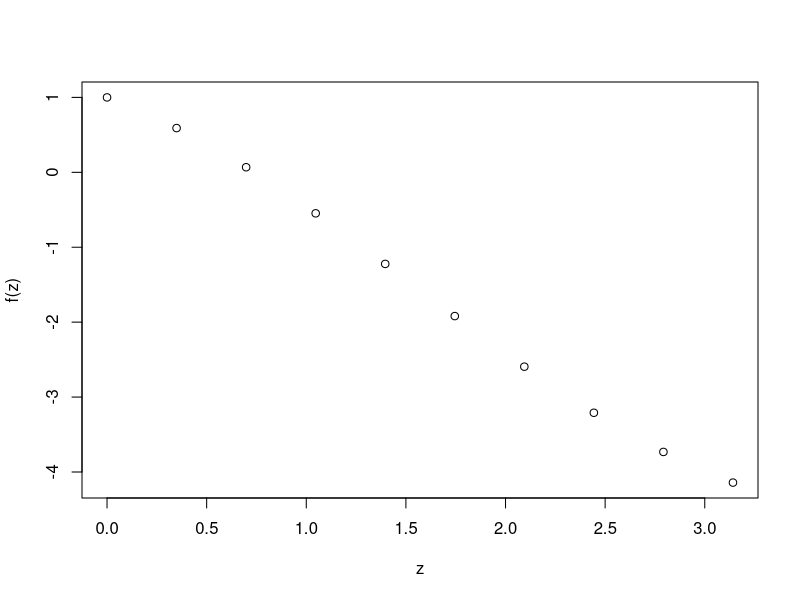
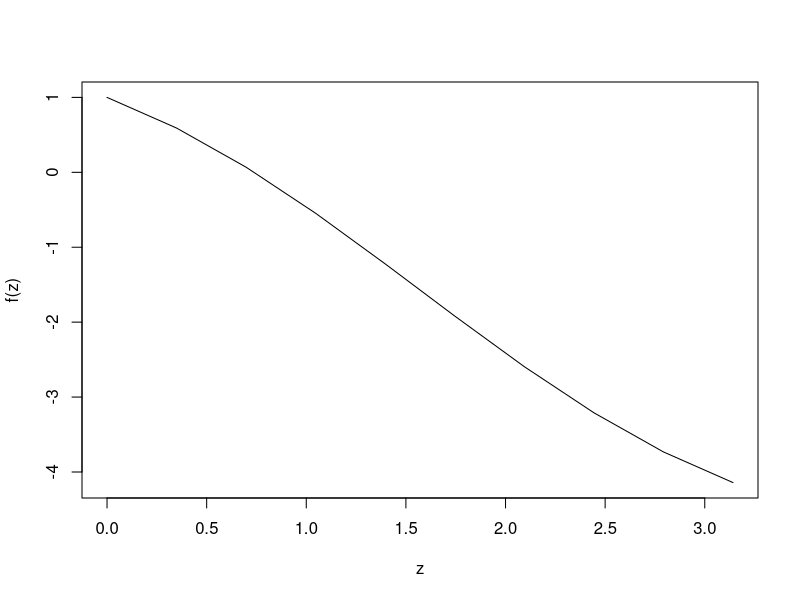
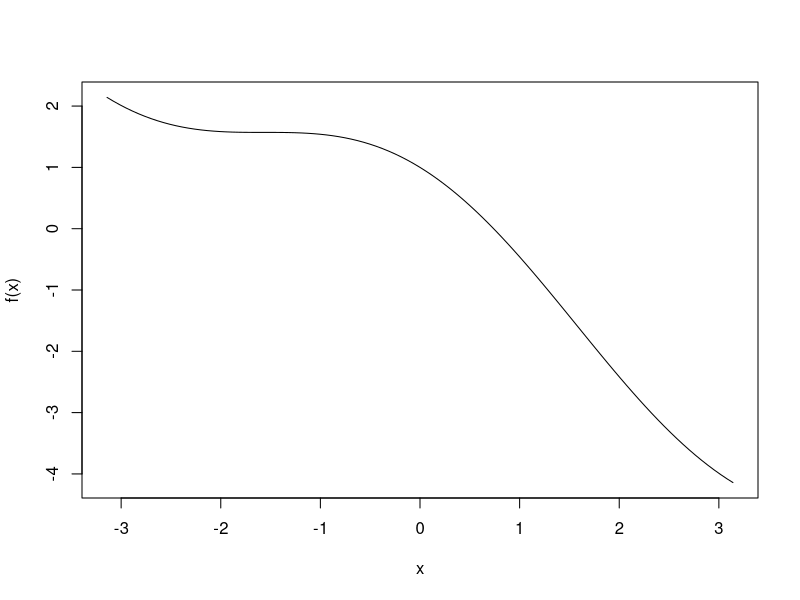

Generate these figures, in order, with R: (Note: this script raises an error after producing the figures.)
# Building Functions
# f(x) = x^2

f<- function(x){
  a<- x^2
  b<- x^3
  c(a,b)
}

f(50)

# we can write this function differently, but in any case
# it is all the same

# if we have just one line in our function then we can drop the {} too
# it would not return an error

# f(x) = x^2 + 2*x + 1
f <- function(x){
  r<- x^2 + 2*x+1
  r
}

f(9)


# f(x) = cos(x) - x

f <- function(x){
  cos(x) - x
}
f(pi)


z<- seq(0,pi,length=10)
f(z)
plot(z,f(z))
plot(z,f(z), type = 'l')


# curve function make plots for functions with limitation you provide
curve(f, -pi,pi)

# integral
# it uses numerical methods
integrate(f, lower = 0, upper = pi)

# f(x) = sqrt(x) + 2*x^2 -1

f<- function(x){
  sqrt(x) + 2*x^2 -1
}
integrate(f, lower = 0, upper = 20)
# we cannot put negative numbers when we have sqrt in our function


# Solving Equations or finding the root of the equation
# cos(x) - x = 0

uniroot(f, c(-pi , pi))
# output, root: the number when our equation is equal to zero
#, f.root: when we put the root in the function, in this case we are close to
# zero not absolutly zero
# iter: the number of iteration to get to our root, our find our root

f<- function(x){
  x^4 - 16
}
uniroot(f, c(0 , 5))

# if we solve it between -5 and 5
uniroot(f, c(-5 , 5))


# multi variate functions
# f(x,y) = x^2 + y^2
f <- function(x,y){
  z <- x^2 + y^2
  z
}


f <- function(x,y=6){
  z <- x^2 + y^2
  z
}

f(2)


##### if statements

x<- 10

if(x>5){
  y<- sin(x)/x
} else{y<- 5*cos(x)}



ifelse(x>5, y<- sin(x)/x, y<- 5*cos(x))


x <- c(1,2,3,4,5,6,10)
median((x))

y <- sort(x)
n <- length(x)
if(n %% 2 == 0){
  m <- (y[n/2] + y[n/2+1])/2
}else{
  m <- y[(n+1)/2]
}
m


x <- c(1,4,5,7,9)
y <- c(4,5,1,3)
R <- 10
f <- function(x,y, R){
  if(length(x) != length(y)){
    stop('the vectors are not in the same length')
  }
  else {
  sum(x^2+y^2 <=  R^2)
  }
}
f(x,y,R)


gammalik <- function(theta, x){
  alpha <- theta[1]
  beta <- theta[2]
  
  z <- (1/gamma(alpha)*beta^alpha)*x^(alpha - 1)*exp(-x/beta)
  y<- ifelse(x >= 0, z, 0)
  prod(y)
}


gammalik(c(3,1),x)

optim()
